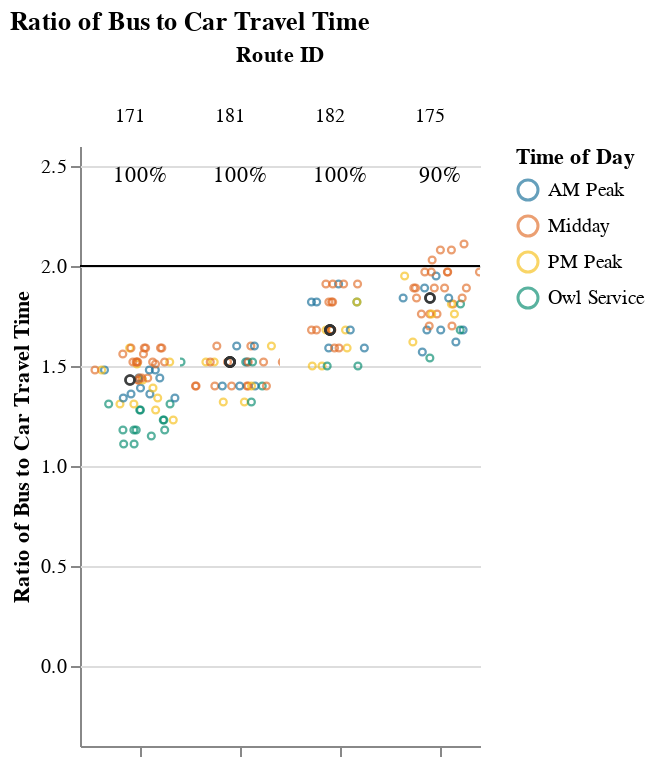
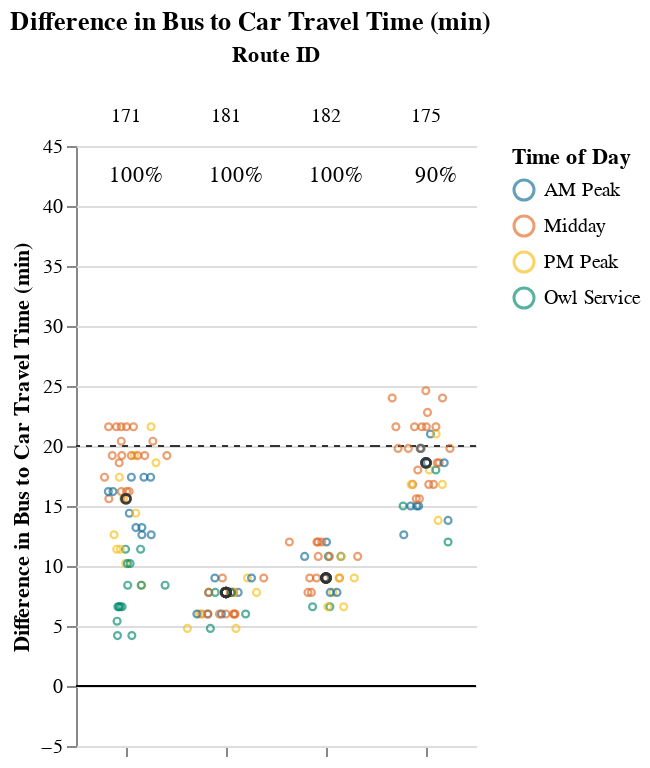

Here is the notebook cell these charts were saved with, in order:
### Markdown cell above
## Viable Competitive Routes
### Short Routes (< 1 hr)

### Code cell
# Allow for possibility that operator doesn't have routes that fall into certain route_groups
# But, jupyterbook will not like markdown with f-string
# separate out route_group and put in each cell, and use try/except + if to display...
# but all 3 route groups must be displayed. just add sentence about why no routes were returned at the end
route_group = "short"
try:
    display_charts_for_route_group(df, route_group)
except:
    print("No routes meet this criteria.")

### Figure 1 — Vega-Lite specification as saved in the notebook (floating-point values rounded to 4 significant figures; data arrays with more than 128 entries replaced by an {"elided": "..."} marker saying what was removed)
{"config": {"view": {"continuousWidth": 400, "continuousHeight": 300, "stroke": null}, "facet": {"spacing": 0}}, "data": {"name": "data-59d233fd3be0b3ee860b85f5edb1c704"}, "facet": {"column": {"field": "route_id", "sort": ["171", "181", "182", "175"], "title": "Route ID", "type": "nominal"}}, "spec": {"layer": [{"mark": "rule", "encoding": {"color": {"value": "black"}, "y": {"field": "cutoff", "type": "quantitative"}}, "selection": {"selector001": {"type": "interval", "bind": "scales", "encodings": ["x", "y"]}}}, {"mark": {"type": "point", "opacity": 0.65, "size": 12, "strokeWidth": 1.1}, "encoding": {"color": {"field": "time_of_day", "scale": {"range": ["#136C97", "#E16B26", "#F6BF16", "#00896B", "#7790A3", "#5B559C"]}, "sort": ["AM Peak", "Midday", "PM Peak", "Owl Service"], "title": "Time of Day", "type": "nominal"}, "tooltip": [{"field": "route_id", "type": "nominal"}, {"field": "trip_id", "type": "nominal"}, {"field": "service_hours", "type": "quantitative"}, {"field": "car_duration_hours", "type": "quantitative"}, {"field": "bus_multiplier", "type": "quantitative"}, {"field": "bus_difference", "type": "quantitative"}, {"field": "num_trips", "type": "quantitative"}, {"field": "num_competitive", "type": "quantitative"}, {"field": "pct_trips_competitive", "type": "quantitative"}, {"field": "p25", "type": "quantitative"}, {"field": "p50", "type": "quantitative"}, {"field": "p75", "type": "quantitative"}], "x": {"axis": {"grid": false, "labels": false, "ticks": true, "values": [0]}, "field": "jitter", "scale": {}, "title": null, "type": "quantitative"}, "y": {"field": "bus_multiplier", "scale": {"domain": [-0.25, 2.5]}, "title": "Ratio of Bus to Car Travel Time", "type": "quantitative"}}, "transform": [{"calculate": "sqrt(-2*log(random()))*cos(2*PI*random())", "as": "jitter"}], "width": 50}, {"layer": [{"mark": {"type": "point", "opacity": 0.6, "size": 20, "strokeWidth": 1.3}, "encoding": {"color": {"value": "#323434"}, "y": {"field": "bus_multiplier", "type": "quantitative"}}, "transform": [{"filter": "(datum.p50_trip === 1)"}]}, {"mark": {"type": "text", "align": "center", "baseline": "middle"}, "encoding": {"color": {"value": "black"}, "text": {"field": "pct_trips_competitive", "format": ".0%", "type": "quantitative"}, "tooltip": [{"field": "route_id", "type": "nominal"}, {"field": "trip_id", "type": "nominal"}, {"field": "service_hours", "type": "quantitative"}, {"field": "car_duration_hours", "type": "quantitative"}, {"field": "bus_multiplier", "type": "quantitative"}, {"field": "bus_difference", "type": "quantitative"}, {"field": "num_trips", "type": "quantitative"}, {"field": "num_competitive", "type": "quantitative"}, {"field": "pct_trips_competitive", "type": "quantitative"}, {"field": "p25", "type": "quantitative"}, {"field": "p50", "type": "quantitative"}, {"field": "p75", "type": "quantitative"}], "x": {"value": 30}, "y": {"value": 15}}, "transform": [{"calculate": "sqrt(-2*log(random()))*cos(2*PI*random())", "as": "jitter"}, {"filter": "(datum.fastest_trip === 1)"}]}]}]}, "resolve": {"scale": {"y": "shared"}}, "title": "Ratio of Bus to Car Travel Time", "$schema": "https://vega.github.io/schema/vega-lite/v4.17.0.json", "datasets": {"data-59d233fd3be0b3ee860b85f5edb1c704": {"elided": "154 records"}}}

### Figure 2 — Vega-Lite specification as saved in the notebook (floating-point values rounded to 4 significant figures; data arrays with more than 128 entries replaced by an {"elided": "..."} marker saying what was removed)
{"config": {"view": {"continuousWidth": 400, "continuousHeight": 300, "stroke": null}, "facet": {"spacing": 0}}, "data": {"name": "data-d4a4fdbd31d6b96ec9d92a51e6b02b87"}, "facet": {"column": {"field": "route_id", "sort": ["171", "181", "182", "175"], "title": "Route ID", "type": "nominal"}}, "spec": {"layer": [{"mark": "rule", "encoding": {"color": {"value": "black"}, "y": {"field": "cutoff", "type": "quantitative"}}, "selection": {"selector002": {"type": "interval", "bind": "scales", "encodings": ["x", "y"]}}}, {"mark": {"type": "rule", "strokeDash": [3, 3]}, "encoding": {"color": {"value": "#323434"}, "y": {"field": "cutoff2", "type": "quantitative"}}}, {"mark": {"type": "point", "opacity": 0.65, "size": 12, "strokeWidth": 1.1}, "encoding": {"color": {"field": "time_of_day", "scale": {"range": ["#136C97", "#E16B26", "#F6BF16", "#00896B", "#7790A3", "#5B559C"]}, "sort": ["AM Peak", "Midday", "PM Peak", "Owl Service"], "title": "Time of Day", "type": "nominal"}, "tooltip": [{"field": "route_id", "type": "nominal"}, {"field": "trip_id", "type": "nominal"}, {"field": "service_hours", "type": "quantitative"}, {"field": "car_duration_hours", "type": "quantitative"}, {"field": "bus_multiplier", "type": "quantitative"}, {"field": "bus_difference", "type": "quantitative"}, {"field": "num_trips", "type": "quantitative"}, {"field": "num_competitive", "type": "quantitative"}, {"field": "pct_trips_competitive", "type": "quantitative"}, {"field": "p25", "type": "quantitative"}, {"field": "p50", "type": "quantitative"}, {"field": "p75", "type": "quantitative"}], "x": {"axis": {"grid": false, "labels": false, "ticks": true, "values": [0]}, "field": "jitter", "scale": {}, "title": null, "type": "quantitative"}, "y": {"field": "bus_difference", "scale": {"domain": [-5, 43.2]}, "title": "Difference in Bus to Car Travel Time (min)", "type": "quantitative"}}, "transform": [{"calculate": "sqrt(-2*log(random()))*cos(2*PI*random())", "as": "jitter"}], "width": 50}, {"layer": [{"mark": {"type": "point", "opacity": 0.6, "size": 20, "strokeWidth": 1.3}, "encoding": {"color": {"value": "#323434"}, "y": {"field": "bus_difference", "type": "quantitative"}}, "transform": [{"filter": "(datum.p50_trip === 1)"}]}, {"mark": {"type": "text", "align": "center", "baseline": "middle"}, "encoding": {"color": {"value": "black"}, "text": {"field": "pct_trips_competitive", "format": ".0%", "type": "quantitative"}, "tooltip": [{"field": "route_id", "type": "nominal"}, {"field": "trip_id", "type": "nominal"}, {"field": "service_hours", "type": "quantitative"}, {"field": "car_duration_hours", "type": "quantitative"}, {"field": "bus_multiplier", "type": "quantitative"}, {"field": "bus_difference", "type": "quantitative"}, {"field": "num_trips", "type": "quantitative"}, {"field": "num_competitive", "type": "quantitative"}, {"field": "pct_trips_competitive", "type": "quantitative"}, {"field": "p25", "type": "quantitative"}, {"field": "p50", "type": "quantitative"}, {"field": "p75", "type": "quantitative"}], "x": {"value": 30}, "y": {"value": 15}}, "transform": [{"calculate": "sqrt(-2*log(random()))*cos(2*PI*random())", "as": "jitter"}, {"filter": "(datum.fastest_trip === 1)"}]}]}]}, "resolve": {"scale": {"y": "shared"}}, "title": "Difference in Bus to Car Travel Time (min)", "$schema": "https://vega.github.io/schema/vega-lite/v4.17.0.json", "datasets": {"data-d4a4fdbd31d6b96ec9d92a51e6b02b87": {"elided": "154 records"}}}
